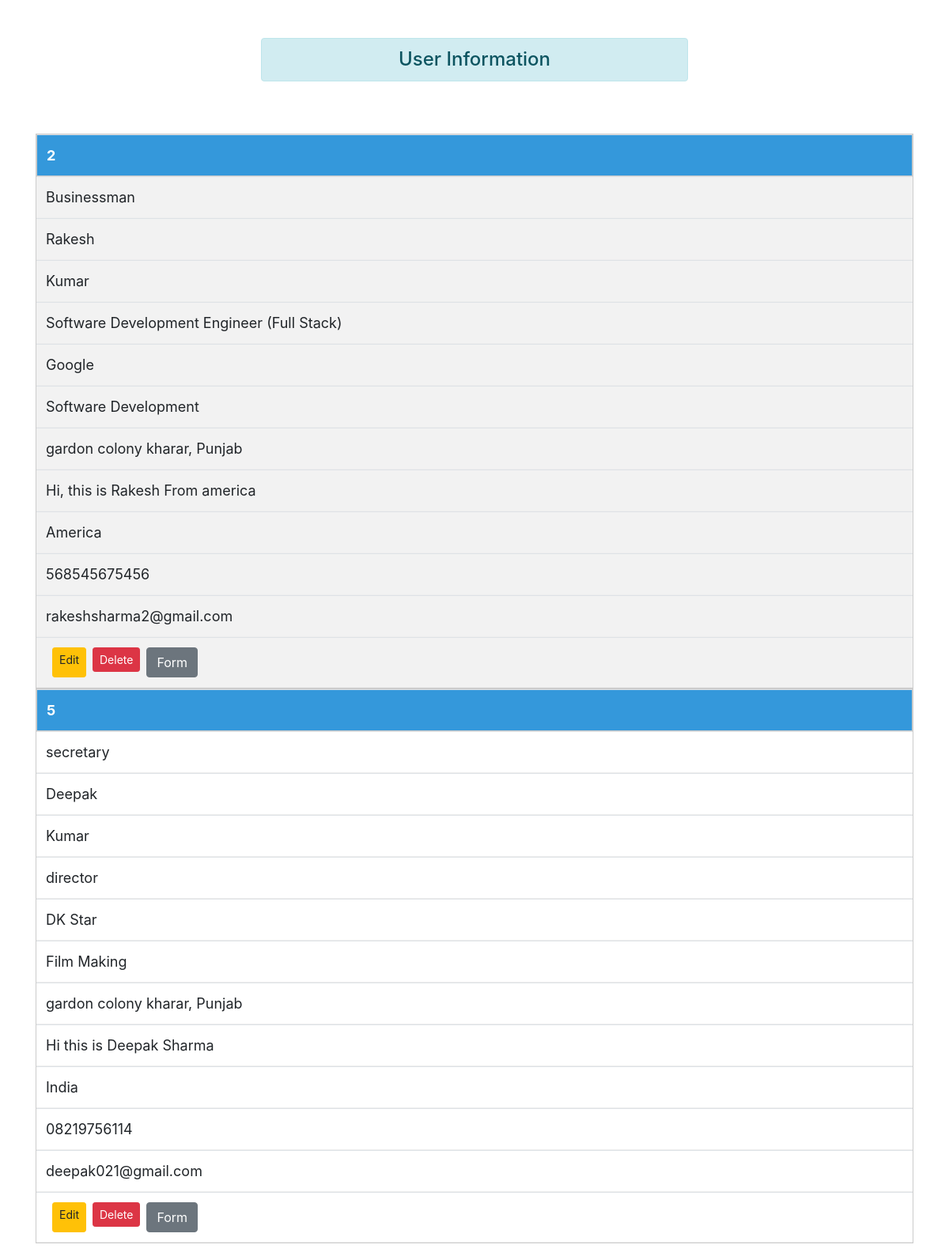
Page /show/ on the committed database.
### form/models.py (models this page shows)
class Registration(models.Model):
    title = models.CharField(max_length=255)
    first_name = models.CharField(max_length=255)
    last_name = models.CharField(max_length=255)
    position = models.CharField(max_length=255)
    company = models.CharField(max_length=255)
    business = models.CharField(max_length=255)
    employees = models.CharField(max_length=255)
    street = models.CharField(max_length=255)
    additional = models.CharField(max_length=255)
    zipcode = models.CharField(max_length=10)
    place = models.CharField(max_length=255)
    country = models.CharField(max_length=255)
    code = models.CharField(max_length=10)
    phone = models.CharField(max_length=20)
    your_email = models.EmailField()
    accept_terms = models.BooleanField(default=False)

### form/views.py (the view)
# urls.py: path('show/', show_data, name='show'),
def show_data(request):
    registrations = Registration.objects.all()
    print(registrations)  # Check the console or terminal for this output
    return render(request, 'form/showdata.html', {'registrations': registrations})

### form/templates/form/showdata.html (shortened to what this page needs)
<!DOCTYPE html>
{% load static %}
<html lang="en">
<head>
    <link rel="stylesheet" href="https://stackpath.bootstrapcdn.com/bootstrap/4.5.2/css/bootstrap.min.css" />
    <link rel="stylesheet" href="{% static 'form/css/style.css' %}" />
</head>
<body>
    <div class="container mt-5">
      <div class="row justify-content-center">
            <div class="col-md-6 text-center">
                <h4 class="alert alert-info ">User Information</h4>
            </div>
        </div>
      {% if registrations %}
      <table class="table table-striped table-hover center-table">
        <tbody>
            {% for registration in registrations %}
                <tr>
                    <th scope="row">{{ registration.id }}</th>
                    <td>{{ registration.title }}</td>
                    <td>{{ registration.first_name }}</td>
                    <td>{{ registration.last_name }}</td>
                    <td>{{ registration.position }}</td>
                    <td>{{ registration.company }}</td>
                    <td>{{ registration.business }}</td>
                    <td>{{ registration.street }}</td>
                    <td>{{ registration.additional }}</td>
                    <td>{{ registration.country }}</td>
                    <td>{{ registration.phone }}</td>
                    <td>{{ registration.your_email }}</td>
                    <td>
                        <div class="d-flex">
                            <a href="{% url 'update_registration' registration.id %}" class="btn btn-warning btn-sm ml-2">Edit</a>
                            <form method="POST" action="{% url 'delete_registration' registration.id %}" style="display: inline;" class="ml-2">
                                <button type="submit" class="btn btn-danger btn-sm">Delete</button>
                            </form>
                            <a href="{% url 'registration_view' %}" class="btn btn-secondary ml-2">Form</a>
                        </div>
                    </td>
                </tr>
            {% endfor %}
        </tbody>
     </table>
        {% else %}
        <h4 class="text-center alert alert-danger">No Records Found</h4>
        {% endif %}
    </div>
</body>

### form/static/form/css/style.css (style rules this page uses)
table { width: 750px; border-collapse: collapse; margin: 50px auto; }
tr:nth-of-type(odd) { background: #eee; }
th { background: #3498db; color: white; font-weight: bold; }
td, th { padding: 10px; border: 1px solid #ccc; text-align: left; font-size: 18px; }
@media only screen and (max-width: 760px),
   (min-device-width: 768px) and (max-device-width: 1024px) { table { width: 100%; } }
@media only screen and (max-width: 760px),
   (min-device-width: 768px) and (max-device-width: 1024px) { table, thead, tbody, th, td, tr { display: block; } }
@media only screen and (max-width: 760px),
   (min-device-width: 768px) and (max-device-width: 1024px) { tr { border: 1px solid #ccc; } }
@media only screen and (max-width: 760px),
   (min-device-width: 768px) and (max-device-width: 1024px) { td { border: none; border-bottom: 1px solid #eee; position: relative; padding-left: 50%; } }
@media only screen and (max-width: 760px),
   (min-device-width: 768px) and (max-device-width: 1024px) { td:before { position: absolute; top: 6px; left: 6px; width: 45%; padding-right: 10px; white-space: nowrap; content: attr(data-column); color: #000; font-weight: bold; } }

### rows in the picture
Registration: id "2", title "Businessman", first_name "Rakesh", last_name "Kumar", position "Software Development Engineer (Full Stack)", company "Google", business "Software Development", street "gardon colony kharar, Punjab", additional "Hi, this is Rakesh From america", country "America", phone "568545675456", your_email "rakeshsharma2@gmail.com"
Registration: id "5", title "secretary", first_name "Deepak", last_name "Kumar", position "director", company "DK Star", business "Film Making", street "gardon colony kharar, Punjab", additional "Hi this is Deepak Sharma", country "India", phone "08219756114", your_email "deepak021@gmail.com"
